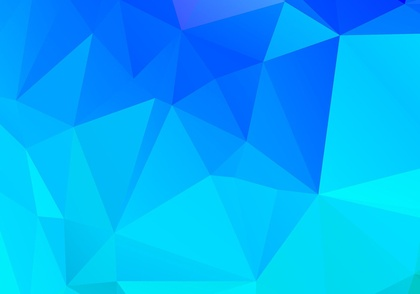
%> input picture exercises/3/test.jpg, 420 x 294 px, shrunk from 1400 x 980 before the run
$ octave rotation.m   (GNU Octave 9; MATLAB toolbox functions it lacks are replaced by stand-ins)
%> lines starting %> are read from the running program, lines starting %| are printed output that depends on the picture
clc;
clear;
close all;
im = imread('test.jpg');
%> im is the input picture: size 294x420x3 uint8; mean R, G, B 1.6, 174.8, 252.2
%65:352  306:526
R = round(sqrt(size(im,1)^2+ size(im,2)^2));
%> R = 513
newImage = uint8(zeros(R,R, 3));
x = round((R-size(im,1))/2);
%> x = 110
y = round((R-size(im,2))/2);
%> y = 47
for i = 1:size(im,1)
    for j = 1:size(im,2)
        newImage(i+x, j+y, 1) = im(i,j, 1);
        newImage(i+x, j+y, 2) = im(i,j, 2);
        newImage(i+x, j+y, 3) = im(i,j, 3);
    end;
end;
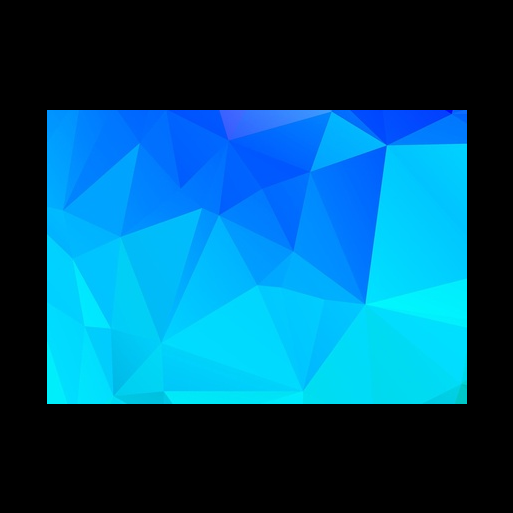
%> newImage: size 513x513x3 uint8; mean R, G, B 0.8, 82, 118.3
figure, imshow(im), title ('origin');
figure, imshow(newImage), title ('new image');
theta = pi/4;

img = rgb2gray(im);
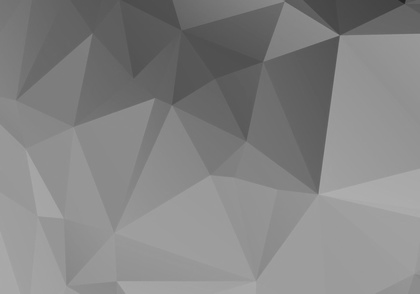
%> img: size 294x420 uint8; min 33, max 177, mean 131.9
P = [1 0 -R/2
0 1 -R/2
0 0 1];
%> P = [1 0 -256.5; 0 1 -256.5; 0 0 1]
P2 = [cos(theta) -sin(theta) 0
sin(theta) cos(theta) 0
0 0 1];
P3 = [1 0 R/2
0 1 R/2
0 0 1];
%> P3 = [1 0 256.5; 0 1 256.5; 0 0 1]
P4 = P3*P2*P;
outputImage = uint8(zeros(R,R,3));
for i = 1:R
    for j = 1:R
        a = P4* [i j 1]';
        x = round(a(1)/a(3));
        y = round(a(2)/a(3));
        if (x>0 && x<=R &&y>0 && y<=R )
            outputImage(i,j,1) = newImage (x,y,1);
            outputImage(i,j,2) = newImage (x,y,2);
            outputImage(i,j,3) = newImage (x,y,3);
        end;
    end
end
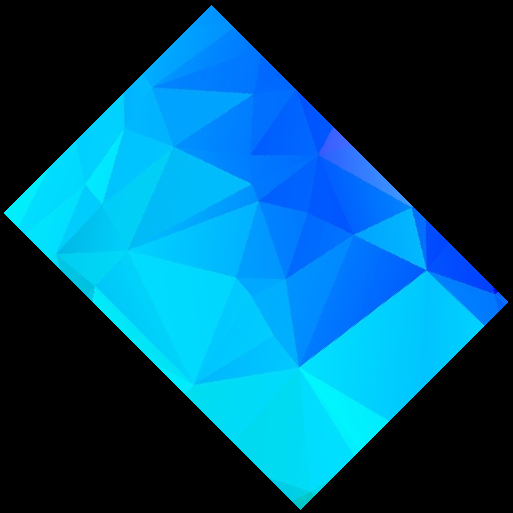
%> outputImage: size 513x513x3 uint8; mean R, G, B 0.8, 82.1, 118.4

figure, imshow(outputImage), title ('rotation')
